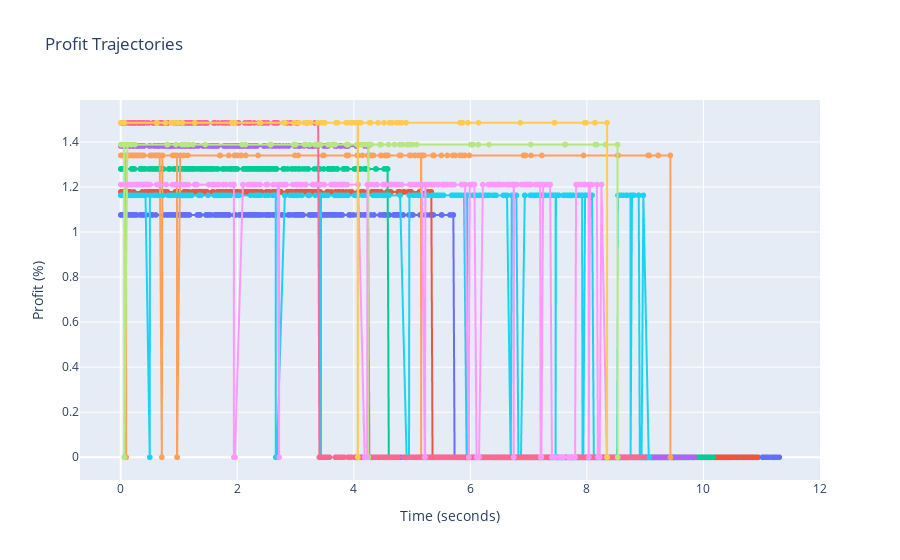

The code cell stored with this chart in its notebook:
### Markdown cell above
### Analysis of Longest Profit Trajectories from SQLite Database

### Code cell
# Connect to the SQLite database
conn = sqlite3.connect('data.db')
c = conn.cursor()

# Read profit trajectories from the profit_trajectories table
c.execute("SELECT trajectory FROM profit_trajectories")
rows = c.fetchall()
profit_trajectories = []
for row in rows:
    trajectory_json = row[0]
    trajectory = json.loads(trajectory_json)
    profit_trajectories.append(trajectory)

# Close the database connection
conn.close()

# Function to extract x and y values from each trajectory
def extract_values(trajectory):
    x = [point[0] for point in trajectory]
    y = [point[1] for point in trajectory]
    return x, y

# Initialize lists to store data for plotting
plot_data = {'x_seconds': [], 'y': [], 'trajectory': []}

# Sort trajectories based on the last value in x_seconds
sorted_trajectories = sorted(
    enumerate(profit_trajectories),
    key=lambda t: np.array(extract_values(t[1])[0])[-1] / 1e9,
    reverse=True
)

# Extract and plot data from the 10 longest trajectories
count = 0
for i, trajectory in sorted_trajectories:
    x, y = extract_values(trajectory)
    if y[0] >= 1 and count < 10:
        # Convert nanoseconds to seconds
        x_seconds = np.array(x) / 1e9
        plot_data['x_seconds'].extend(x_seconds)
        plot_data['y'].extend(y)
        plot_data['trajectory'].extend([f'Trajectory {i+1}'] * len(x_seconds))
        count += 1

# Create DataFrame from the plot data
df = pd.DataFrame(plot_data)
print(df.describe())

# Calculate the fraction of zeros in the y coordinate
fraction_zeros = np.count_nonzero(df['y'] == 0) / len(df['y'])
print(f'Fraction of zeros in y coordinate: {fraction_zeros}')

# Create scatter plot with lines connecting the dots
fig = px.line(df, x='x_seconds', y='y', color='trajectory', title='Profit Trajectories',
              labels={'x_seconds': 'Time (seconds)', 'y': 'Profit (%)'},
              line_group='trajectory', markers=True)

# Remove legend
fig.update_layout(showlegend=False)

# Show the plot
fig.show()

# Clear the profit_trajectories variable from memory
%reset_selective -f profit_trajectories, rows, sorted_trajectories

### Figure 1 — Plotly figure (JSON) as saved in the notebook; plotly's stock layout.template omitted (floating-point values rounded to 4 significant figures; data arrays with more than 128 entries replaced by an {"elided": "..."} marker saying what was removed)
{"data": [{"hovertemplate": "trajectory=Trajectory 213938<br>Time (seconds)=%{x}<br>Profit (%)=%{y}<extra></extra>", "legendgroup": "Trajectory 213938", "line": {"color": "#636efa", "dash": "solid"}, "marker": {"symbol": "circle"}, "mode": "lines+markers", "name": "Trajectory 213938", "showlegend": true, "type": "scattergl", "x": {"elided": "1726 float values"}, "xaxis": "x", "y": {"elided": "1726 float values"}, "yaxis": "y"}, {"hovertemplate": "trajectory=Trajectory 213939<br>Time (seconds)=%{x}<br>Profit (%)=%{y}<extra></extra>", "legendgroup": "Trajectory 213939", "line": {"color": "#EF553B", "dash": "solid"}, "marker": {"symbol": "circle"}, "mode": "lines+markers", "name": "Trajectory 213939", "showlegend": true, "type": "scattergl", "x": {"elided": "1669 float values"}, "xaxis": "x", "y": {"elided": "1669 float values"}, "yaxis": "y"}, {"hovertemplate": "trajectory=Trajectory 213940<br>Time (seconds)=%{x}<br>Profit (%)=%{y}<extra></extra>", "legendgroup": "Trajectory 213940", "line": {"color": "#00cc96", "dash": "solid"}, "marker": {"symbol": "circle"}, "mode": "lines+markers", "name": "Trajectory 213940", "showlegend": true, "type": "scattergl", "x": {"elided": "1621 float values"}, "xaxis": "x", "y": {"elided": "1621 float values"}, "yaxis": "y"}, {"hovertemplate": "trajectory=Trajectory 213941<br>Time (seconds)=%{x}<br>Profit (%)=%{y}<extra></extra>", "legendgroup": "Trajectory 213941", "line": {"color": "#ab63fa", "dash": "solid"}, "marker": {"symbol": "circle"}, "mode": "lines+markers", "name": "Trajectory 213941", "showlegend": true, "type": "scattergl", "x": {"elided": "1605 float values"}, "xaxis": "x", "y": {"elided": "1605 float values"}, "yaxis": "y"}, {"hovertemplate": "trajectory=Trajectory 14427<br>Time (seconds)=%{x}<br>Profit (%)=%{y}<extra></extra>", "legendgroup": "Trajectory 14427", "line": {"color": "#FFA15A", "dash": "solid"}, "marker": {"symbol": "circle"}, "mode": "lines+markers", "name": "Trajectory 14427", "showlegend": true, "type": "scattergl", "x": {"elided": "245 float values"}, "xaxis": "x", "y": {"elided": "245 float values"}, "yaxis": "y"}, {"hovertemplate": "trajectory=Trajectory 214076<br>Time (seconds)=%{x}<br>Profit (%)=%{y}<extra></extra>", "legendgroup": "Trajectory 214076", "line": {"color": "#19d3f3", "dash": "solid"}, "marker": {"symbol": "circle"}, "mode": "lines+markers", "name": "Trajectory 214076", "showlegend": true, "type": "scattergl", "x": {"elided": "401 float values"}, "xaxis": "x", "y": {"elided": "401 float values"}, "yaxis": "y"}, {"hovertemplate": "trajectory=Trajectory 213942<br>Time (seconds)=%{x}<br>Profit (%)=%{y}<extra></extra>", "legendgroup": "Trajectory 213942", "line": {"color": "#FF6692", "dash": "solid"}, "marker": {"symbol": "circle"}, "mode": "lines+markers", "name": "Trajectory 213942", "showlegend": true, "type": "scattergl", "x": {"elided": "1530 float values"}, "xaxis": "x", "y": {"elided": "1530 float values"}, "yaxis": "y"}, {"hovertemplate": "trajectory=Trajectory 14428<br>Time (seconds)=%{x}<br>Profit (%)=%{y}<extra></extra>", "legendgroup": "Trajectory 14428", "line": {"color": "#B6E880", "dash": "solid"}, "marker": {"symbol": "circle"}, "mode": "lines+markers", "name": "Trajectory 14428", "showlegend": true, "type": "scattergl", "x": [0, 0.0256, 0.05887, 0.05938, 0.06122, 0.1136, 0.1217, 0.1798, 0.1806, 0.2428, 0.7944, 0.8036, 0.946, 1.046, 1.047, 1.053, 1.096, 1.098, 1.102, 1.16, 1.163, 1.239, 1.45, 2.082, 2.139, 2.563, 2.579, 2.969, 2.977, 2.978, 2.989, 2.992, 2.997, 3.001, 3.152, 3.158, 3.166, 3.166, 3.241, 3.331, 3.348, 3.368, 3.393, 3.395, 3.396, 3.397, 3.41, 3.429, 3.434, 3.555, 3.561, 3.563, 3.626, 3.64, 3.654, 3.655, 3.681, 3.877, 3.878, 3.902, 4.05, 4.074, 4.134, 4.139, 4.142, 4.142, 4.143, 4.201, 4.247, 4.248, 4.251, 4.256, 4.258, 4.267, 4.285, 4.299, 4.45, 4.468, 4.597, 4.698, 4.791, 4.829, 4.835, 4.914, 4.955, 5.0, 5.077, 6.006, 6.041, 6.041, 6.135, 6.32, 7.036, 7.622, 7.63, 8.144, 8.165, 8.318, 8.318, 8.526, 8.527], "xaxis": "x", "y": [1.388, 1.388, 1.388, 0, 0, 1.388, 1.388, 1.388, 1.388, 1.388, 1.388, 1.388, 1.388, 1.388, 1.388, 1.388, 1.388, 1.388, 1.388, 1.388, 1.388, 1.388, 1.388, 1.388, 1.388, 1.388, 1.388, 1.388, 1.388, 1.388, 1.388, 1.388, 1.388, 1.388, 1.388, 1.388, 1.388, 1.388, 1.388, 1.388, 1.388, 1.388, 1.388, 1.388, 1.388, 1.388, 1.388, 1.388, 1.388, 1.388, 1.388, 1.388, 1.388, 1.388, 1.388, 1.388, 1.388, 1.388, 1.388, 1.388, 1.388, 1.388, 1.388, 1.388, 1.388, 1.388, 1.388, 1.388, 1.388, 0, 1.388, 1.388, 1.388, 1.388, 1.388, 1.388, 1.388, 1.388, 1.388, 1.388, 1.388, 1.388, 1.388, 1.388, 1.388, 1.388, 1.388, 1.388, 1.388, 1.388, 1.388, 1.388, 1.388, 1.388, 1.388, 1.388, 1.388, 1.388, 1.388, 1.388, 0], "yaxis": "y"}, {"hovertemplate": "trajectory=Trajectory 214077<br>Time (seconds)=%{x}<br>Profit (%)=%{y}<extra></extra>", "legendgroup": "Trajectory 214077", "line": {"color": "#FF97FF", "dash": "solid"}, "marker": {"symbol": "circle"}, "mode": "lines+markers", "name": "Trajectory 214077", "showlegend": true, "type": "scattergl", "x": {"elided": "369 float values"}, "xaxis": "x", "y": {"elided": "369 float values"}, "yaxis": "y"}, {"hovertemplate": "trajectory=Trajectory 14429<br>Time (seconds)=%{x}<br>Profit (%)=%{y}<extra></extra>", "legendgroup": "Trajectory 14429", "line": {"color": "#FECB52", "dash": "solid"}, "marker": {"symbol": "circle"}, "mode": "lines+markers", "name": "Trajectory 14429", "showlegend": true, "type": "scattergl", "x": [0, 0.0007644, 0.06301, 0.6146, 0.6238, 0.7662, 0.8664, 0.8674, 0.8737, 0.9158, 0.9179, 0.9226, 0.9801, 0.9836, 1.059, 1.27, 1.903, 1.96, 2.383, 2.399, 2.789, 2.797, 2.798, 2.809, 2.812, 2.817, 2.822, 2.972, 2.978, 2.986, 2.987, 3.061, 3.151, 3.168, 3.189, 3.213, 3.215, 3.216, 3.217, 3.23, 3.249, 3.254, 3.375, 3.382, 3.383, 3.446, 3.46, 3.474, 3.475, 3.501, 3.697, 3.699, 3.722, 3.87, 3.894, 3.954, 3.959, 3.962, 3.963, 3.963, 4.021, 4.067, 4.068, 4.071, 4.077, 4.078, 4.087, 4.105, 4.12, 4.271, 4.288, 4.417, 4.518, 4.611, 4.649, 4.655, 4.734, 4.775, 4.82, 4.897, 5.827, 5.861, 5.861, 5.956, 6.141, 6.856, 7.442, 7.45, 7.964, 7.985, 8.138, 8.138, 8.346, 8.348], "xaxis": "x", "y": [1.485, 1.485, 1.485, 1.485, 1.485, 1.485, 1.485, 1.485, 1.485, 1.485, 1.485, 1.485, 1.485, 1.485, 1.485, 1.485, 1.485, 1.485, 1.485, 1.485, 1.485, 1.485, 1.485, 1.485, 1.485, 1.485, 1.485, 1.485, 1.485, 1.485, 1.485, 1.485, 1.485, 1.485, 1.485, 1.485, 1.485, 1.485, 1.485, 1.485, 1.485, 1.485, 1.485, 1.485, 1.485, 1.485, 1.485, 1.485, 1.485, 1.485, 1.485, 1.485, 1.485, 1.485, 1.485, 1.485, 1.485, 1.485, 1.485, 1.485, 1.485, 1.485, 0, 1.485, 1.485, 1.485, 1.485, 1.485, 1.485, 1.485, 1.485, 1.485, 1.485, 1.485, 1.485, 1.485, 1.485, 1.485, 1.485, 1.485, 1.485, 1.485, 1.485, 1.485, 1.485, 1.485, 1.485, 1.485, 1.485, 1.485, 1.485, 1.485, 1.485, 0], "yaxis": "y"}], "layout": {"legend": {"title": {"text": "trajectory"}, "tracegroupgap": 0}, "showlegend": false, "title": {"text": "Profit Trajectories"}, "xaxis": {"anchor": "y", "domain": [0, 1], "title": {"text": "Time (seconds)"}}, "yaxis": {"anchor": "x", "domain": [0, 1], "title": {"text": "Profit (%)"}}}}
